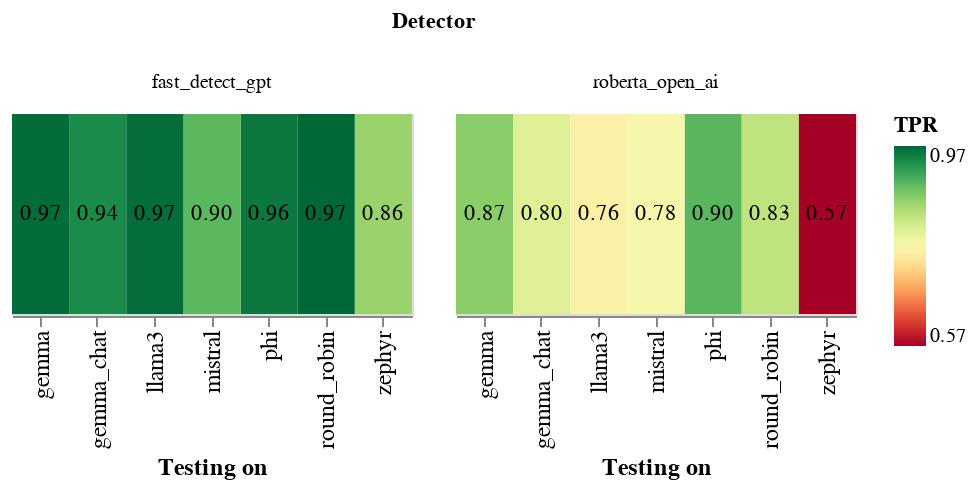

Notebook code for this chart:
### Code cell
zero_shot_detectors = ["fast_detect_gpt", "roberta_base_open_ai"]
zero_shot_only_only_df = freeze_base_df[freeze_base_df["detector"].apply(lambda x: x in zero_shot_detectors)]

heatmap = alt.Chart(zero_shot_only_only_df).mark_rect().encode(
    alt.X('dataset:N', sort="x", title="Testing on"),
    #alt.Y('detector_short_name:N', sort=None, title="Detector"),
    alt.Color('TPR:Q').scale(scheme='redyellowgreen'),
    #alt.Row("trained_on_dataset:N", title="Dataset used for training"),
).properties(
    width=200,
    height=100
)

heatmap_text = alt.Chart(zero_shot_only_only_df).mark_text(baseline='middle').encode(
    alt.X('dataset:N', sort="x", title="Testing on"),
    #alt.Y('detector_short_name:N', sort=None, title="Detector"),
    text='TPR:Q',
    color=alt.condition(
        alt.datum.TPR > 0.5,
        alt.value('black'),
        alt.value('white')
    )
).properties(
    width=200,
    height=100
)

chart = alt.layer(heatmap, heatmap_text).facet(
    column=alt.Column("detector_short_name:N", title="Detector")
).configure(
    numberFormat='0.2f'
).configure_axis(
    labelFontSize=12,
    titleFontSize=12
)

chart.save("notebooks/plots/heatmap_zero_shot.png")
chart
